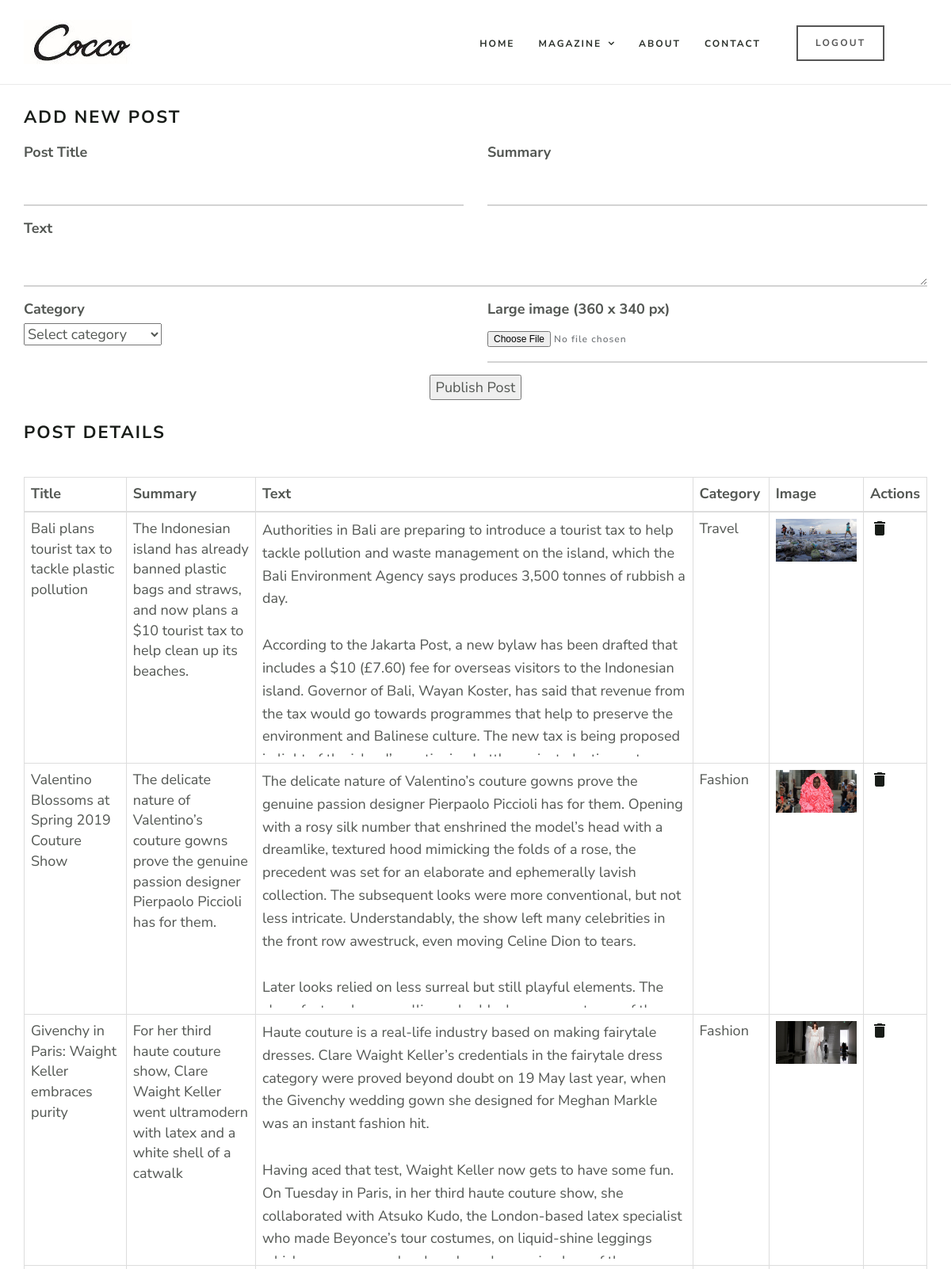
Page /index.php?page=admin-post (signed in, upper part) on the committed database.
### tables this page shows
CREATE TABLE `navigation` (
  `id_link` int(11) NOT NULL,
  `link_title` varchar(200) NOT NULL,
  `path` varchar(200) NOT NULL,
  `parent` int(11) NOT NULL,
  `level` int(11) NOT NULL
);

CREATE TABLE `posts` (
  `id_post` int(11) NOT NULL,
  `post_title` varchar(150) NOT NULL,
  `post_text` text NOT NULL,
  `summary` text NOT NULL,
  `publishing_date` timestamp NOT NULL DEFAULT CURRENT_TIMESTAMP ON UPDATE CURRENT_TIMESTAMP,
  `user_id` int(11) NOT NULL,
  `category_id` int(11) NOT NULL,
  `image_id` int(11) NOT NULL
);

CREATE TABLE `categories` (
  `id_category` int(11) NOT NULL,
  `category_title` varchar(30) NOT NULL
);

CREATE TABLE `images` (
  `id_image` int(11) NOT NULL,
  `alt` varchar(150) NOT NULL,
  `image_path` varchar(150) NOT NULL,
  `small_image_path` varchar(150) NOT NULL
);

### php/connection.php (called while the page is built)
<?php
    $host = getenv("HOST");
    $database = getenv("DATABASE");
    $username = getenv("USERNAME");
    $password = getenv("PASSWORD");
    try{
        $conn = new PDO("mysql:host=$host;dbname=$database;charset=utf8", $username, $password);
        $conn->setAttribute(PDO::ATTR_ERRMODE, PDO::ERRMODE_EXCEPTION);
        $conn->setAttribute(PDO::ATTR_DEFAULT_FETCH_MODE, PDO::FETCH_OBJ);
    }
    catch(PDOEXCEPTIONS $e){
        echo $e->getMessage();
    }
    function executeQuery($upit){
        global $conn;
        $result = $conn->query($upit)->fetchAll();
        return $result;
    }

### views/admin-post.php (the view, shortened to what this page needs)
<?php
    if($_SESSION['user']->role_title=="admin"):
 ?>
    <div class="container toggle" style="display:visible">
        <br/>
        <div class="table-wrapper">
            <div class="table-title">
                <div class="row">
                    <div class="col-sm-8"><h2><b>Add new post</b></h2></div>
                </div>
            </div>
            <form action="<?php echo $_SERVER['PHP_SELF']."?page=admin-post" ?>" method="POST" enctype="multipart/form-data">
            <div class="col-sm-12 ">
            </div>
            <div class="row">
                    <div class="col-sm-6">
                        <div class="form-group">
                            <label for="postTitle">Post Title</label>
                            <input type="text" class="form-control" id="tbPostTitle" name="tbPostTitle">
                        </div>
                    </div>
                    <div class="col-sm-6">
                        <div class="form-group">
                            <label for="postSUmmary">Summary</label>
                            <input type="text" class="form-control" id="tbPostSummary" name="tbPostSummary">
                        </div>
                    </div>
                    <div class="col-sm-12">
                        <div class="form-group">
                            <label for="postText">Text</label>
                            <textarea id="tbPostText" class="form-control" name="tbPostText"></textarea>
                        </div>
                    </div>
                    <div class="col-sm-6">
                        <div class="form-group">
                            <label for="role">Category</label><br/>
                            <select name="ddlPostCategory">
                                <option value="0"> Select category </option>
                            </select>
                        </div>
                    </div>
                    <div class="col-sm-6">
                        <div class="form-group">
                            <label for="image">Large image (360 x 340 px)</label>
                            <input type="file" class="form-control" id="fPostImage" name="fPostImage">
                        </div>
                    </div>
                    <div class="col-sm-12 text-center">
                        <button type="submit" id="btnSavePost" name="btnSavePost">Publish Post</button>
                    </div>
                </div>
            </form>
        </div>
    </div>
    <div class="container">
        <div class="table-wrapper">
            <div class="table-title">
                <div class="row">
                    <div class="col-sm-8"><br/>
                        <h2>Post Details</h2>
                    </div>
                </div>
            </div>
            <br/>
            <table class="table table-bordered">
                <thead>
                    <tr>
                        <th>Title</th>
                        <th>Summary</th>
                        <th>Text</th>
                        <th>Category</th>
                        <th>Image</th>
                        <th>Actions</th>
                    </tr>
                </thead>
                <tbody>
                    <?php
                    $posts = executeQuery('SELECT * FROM posts
                    INNER JOIN categories ON category_id=id_category
                    INNER JOIN images ON image_id=id_image
                    ORDER BY publishing_date DESC');
                        foreach($posts as $post):
                    ?>
                    <tr>
                        <td><?= $post->post_title; ?></td>
                        <td><?= $post->summary; ?></td>
                        <td><div style="max-height: 300px; overflow-y: scroll;"> <?= $post->post_text; ?></div></td>
                        <td><?= $post->category_title; ?></td>
                        <td><img src='<?= $post->image_path; ?>' alt='<?= $post->alt; ?>'/></td>
                        <td>
                            <a href="#" class="delete delete-post" data-id='<?= $post->id_post; ?>' title="Delete" data-toggle="tooltip">
                                <i class="material-icons">&#xE872;</i>
                            </a>
                        </td>
                    </tr>
                        <?php endforeach;?>
                </tbody>
            </table>
        </div>
    </div>
    <?php endif; ?>

### php/menu_builder.php (shortened to what this page needs)
<?php
    $upit = "SELECT * FROM navigation n";
    $res = executeQuery($upit);
    function has_children($rows, $id){
        foreach ($rows as $row) {
            if ($row['parent_id'] == $id) {
                return true;
            }
        }
        return false;
    }
    function build_menu($rows, $parent = 0){
        $result = "<ul>";
        foreach ($rows as $row) {
            if ($row['parent_id'] == $parent) {
                $result .= "<li><a href='" . $row['path'] . "'>"
                    . $row['title'] . "</a>";
                    if (has_children($rows, $row['id'])) {
                        $result .= build_menu($rows, $row['id']);
                        }
                $result .= "</li>";
                    }
                }
            $result .= "</ul>";
        return $result;
    }

### css/style.css (style rules this page uses)
body { font-family: 'Nunito Sans', sans-serif; font-size: 18px; letter-spacing: 0px; color: #525652; font-weight: 400; line-height: 26px; }
h1, h2, h3, h4, h5, h6 { font-weight: 700; color: #181c18; font-family: 'Nunito Sans', sans-serif; margin: 0px 0px 15px 0px; text-transform: uppercase; letter-spacing: 2px; }
h2 { font-size: 22px; line-height: 30px; }
p { margin: 0 0 30px; line-height: 1.6; }
ul, ol { list-style: none; margin: 0; padding: 0; }
a { text-decoration: none; color: #181c18; -webkit-transition: all 0.3s; -moz-transition: all 0.3s; transition: all 0.3s; }
.form-control { font-style: normal; letter-spacing: 1px; border: 0; color: #767a7e; font-size: 12px; font-weight: 600; width: 100%; height: 50px; padding: 10px 0px; line-height: 1.42857143; background-image: none; background-color: transparent; border-radius: 0px; margin-bottom: 10px; -webkit-box-shadow: inset 0 0px 0px rgba(0, 0, 0, .075); box-shadow: inset 0 0px 0px rgba(0, 0, 0, .075); border-bottom: 2px solid #d3d3d3; }
img { width: auto; max-width: 100%; height: auto; margin: 0; padding: 0; border-radius: 0px; line-height: normal; vertical-align: middle; }
#navigation, #navigation ul, #navigation ul li, #navigation ul li a, #navigation #menu-button { margin: 0; padding: 0; border: 0; list-style: none; line-height: 1; display: block; position: relative; -webkit-box-sizing: border-box; -moz-box-sizing: border-box; box-sizing: border-box; }
#navigation:after, #navigation>ul:after { content: "."; display: block; clear: both; visibility: hidden; line-height: 0; height: 0; }
#navigation>ul>li { float: left; }
#navigation>ul>li>a { padding: 15px; font-size: 12px; color: #292f29; letter-spacing: 2px; text-decoration: none; font-weight: 700; text-transform: uppercase; }
#navigation>ul>li.has-sub>a { padding-right: 32px; }
#navigation>ul>li.has-sub>a:before { position: absolute; right: 14px; font-family: FontAwesome; content: "\f107"; -webkit-transition: all .25s ease; -moz-transition: all .25s ease; -ms-transition: all .25s ease; -o-transition: all .25s ease; transition: all .25s ease; }

### rows in the picture
navigation: link_title "HOME"
navigation: link_title "MAGAZINE"
navigation: link_title "ABOUT"
navigation: link_title "CONTACT"
posts: post_title "Bali plans tourist tax to tackle plastic pollution", summary "The Indonesian island has already banned plastic bags and straws, and now plans a $10 tourist tax to help clean up its beaches.", post_text "Authorities in Bali are preparing to introduce a tourist tax to help tackle pollution and waste management on the island, which the Bali Environment Agency says produces 3,500 tonnes of rubbish a day. According to the Jakarta Post, a new bylaw has been drafted that includes a $10 (£7.60) fee for overseas visitors to the Indonesian island. Governor of Bali, Wayan Koster, has said that revenue from the tax would go towards programmes that help to preserve the environment and Balinese culture. The new tax is being proposed…", category.category_title "Travel", image.image_path (picture)
posts: post_title "Valentino Blossoms at Spring 2019 Couture Show", summary "The delicate nature of Valentino’s couture gowns prove the genuine passion designer Pierpaolo Piccioli has for them.", post_text "The delicate nature of Valentino’s couture gowns prove the genuine passion designer Pierpaolo Piccioli has for them. Opening with a rosy silk number that enshrined the model’s head with a dreamlike, textured hood mimicking the folds of a rose, the precedent was set for an elaborate and ephemerally lavish collection. The subsequent looks were more conventional, but not less intricate. Understandably, the show left many celebrities in the front row awestruck, even moving Celine Dion to tears. Later looks relied on less surreal but still playful elements. The…", category.category_title "Fashion", image.image_path (picture)
posts: post_title "Givenchy in Paris: Waight Keller embraces purity", summary "For her third haute couture show, Clare Waight Keller went ultramodern with latex and a white shell of a catwalk", post_text "Haute couture is a real-life industry based on making fairytale dresses. Clare Waight Keller’s credentials in the fairytale dress category were proved beyond doubt on 19 May last year, when the Givenchy wedding gown she designed for Meghan Markle was an instant fashion hit. Having aced that test, Waight Keller now gets to have some fun. On Tuesday in Paris, in her third haute couture show, she collaborated with Atsuko Kudo, the London-based latex specialist who made Beyonce’s tour costumes, on liquid-shine leggings…", category.category_title "Fashion", image.image_path (picture)
